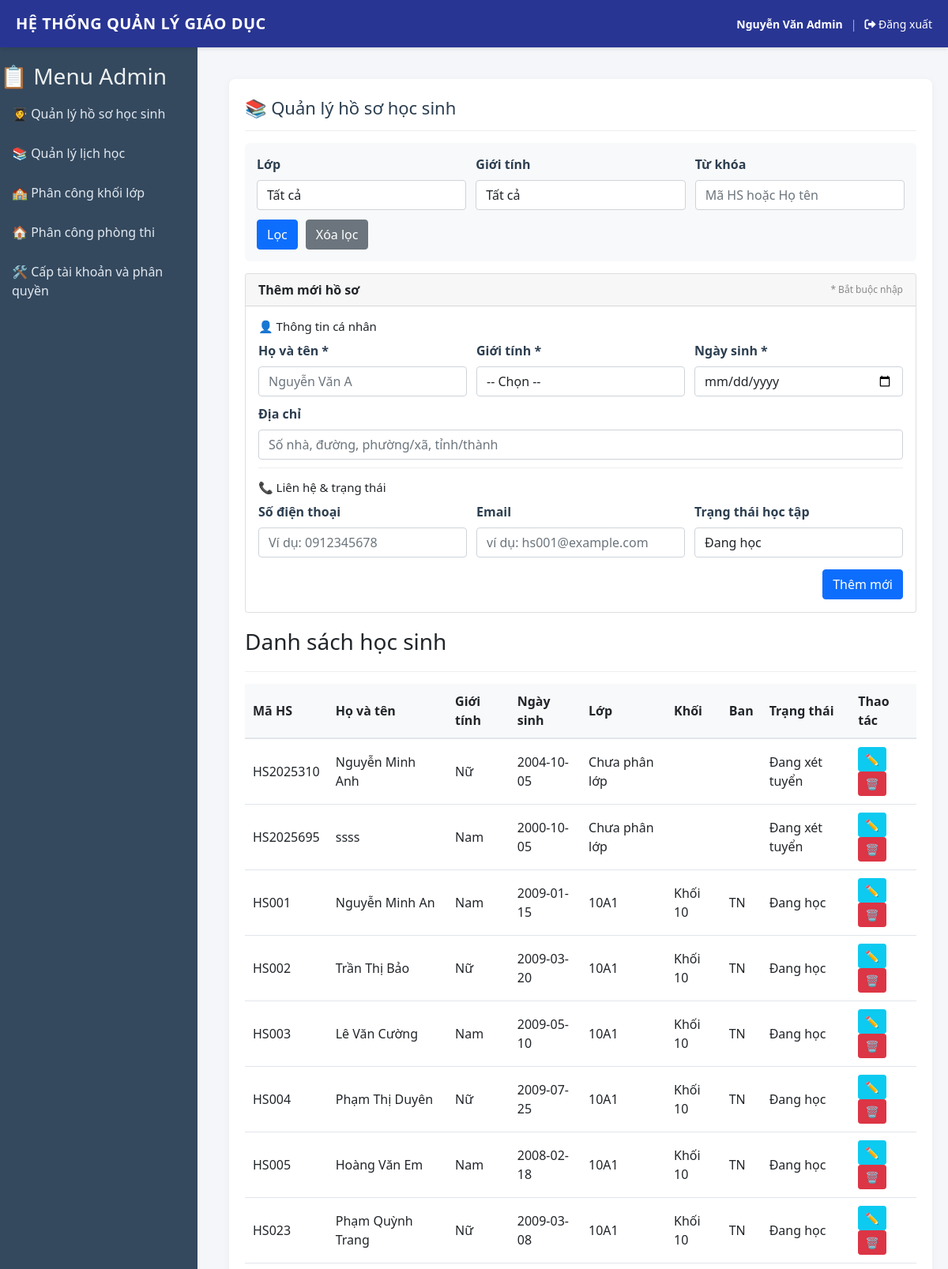
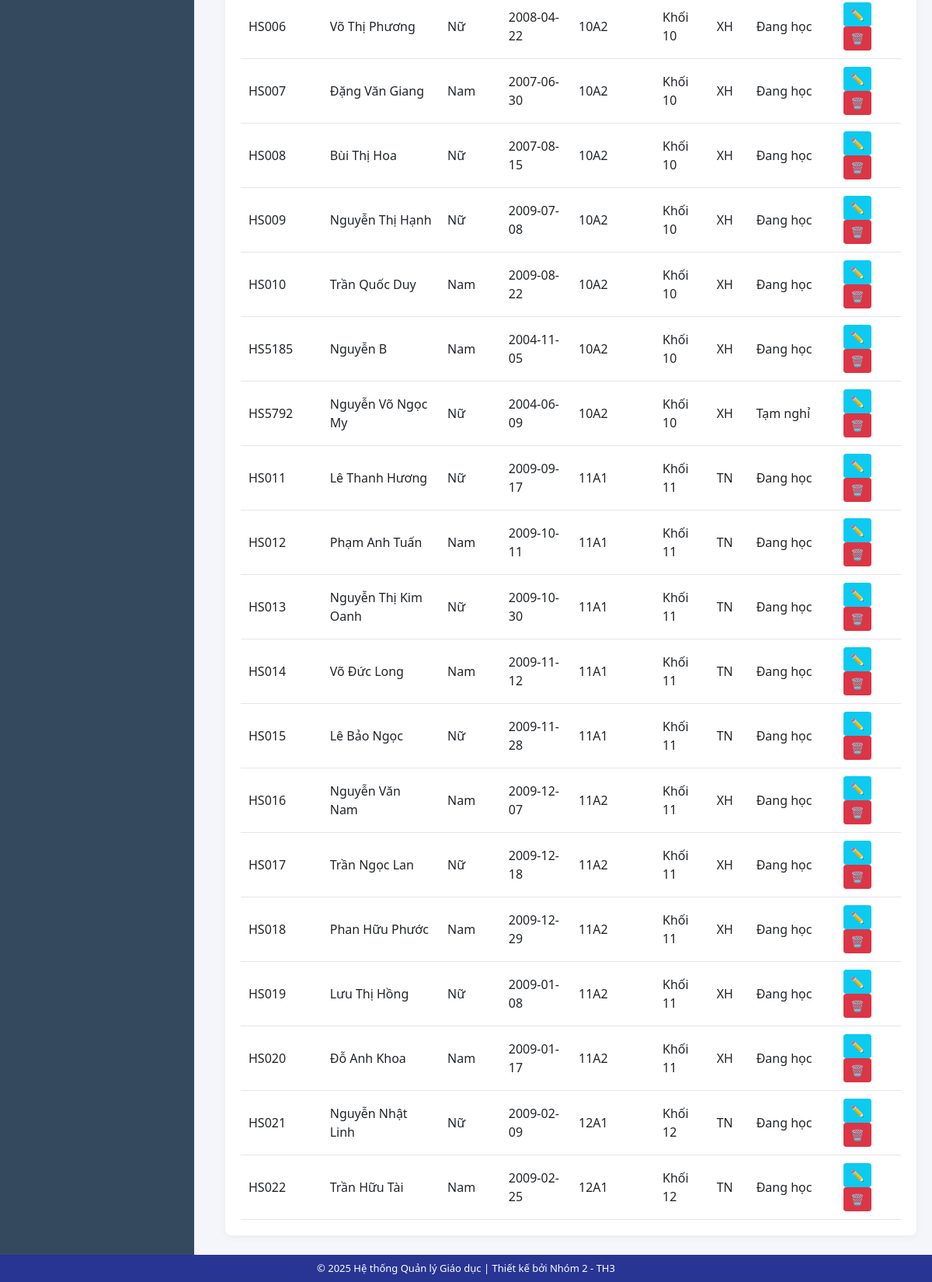
The app's page /index.php?controller=studentAdmin&action=index (signed in) with its own data (2 pictures, top to bottom).
### tables this page shows
CREATE TABLE `hocsinh` (
  `maHS` varchar(20) NOT NULL,
  `dangThaiHocTap` varchar(50) DEFAULT NULL,
  `soBaoDanh` varchar(20) DEFAULT NULL,
  `maNguoiDung` varchar(20) DEFAULT NULL,
  `maPhong` varchar(10) DEFAULT NULL,
  `maLop` varchar(10) DEFAULT NULL
);

CREATE TABLE `nguoidung` (
  `maNguoiDung` varchar(20) NOT NULL,
  `hoVaTen` varchar(100) NOT NULL,
  `gioiTinh` enum('Nam','Nữ','Khác') DEFAULT NULL,
  `ngaySinh` date DEFAULT NULL,
  `diaChi` text DEFAULT NULL,
  `soDienThoai` varchar(15) DEFAULT NULL,
  `email` varchar(100) DEFAULT NULL,
  `ngayTao` timestamp NOT NULL DEFAULT current_timestamp()
);

CREATE TABLE `lop` (
  `maLop` varchar(20) NOT NULL,
  `tenLop` varchar(50) NOT NULL,
  `siSo` int(11) DEFAULT 0,
  `namHoc` varchar(20) DEFAULT NULL,
  `maKhoi` varchar(20) DEFAULT NULL,
  `maBan` varchar(20) DEFAULT NULL,
  `maPhong` varchar(20) DEFAULT NULL
);

CREATE TABLE `khoi` (
  `maKhoi` varchar(20) NOT NULL,
  `tenKhoi` varchar(50) NOT NULL
);

### controllers/StudentAdminController.php (called while the page is built, shortened)
<?php
require_once "models/Student.php";
class StudentAdminController {
    private $db;
    public function __construct($db) {
        $this->db = $db;
    }
    public function index() {
        $studentModel   = new Student($this->db);
        $maLop    = $_GET['maLop']    ?? '';
        $gioiTinh = $_GET['gioiTinh'] ?? '';
        $keyword  = $_GET['keyword']  ?? '';
        $rows    = $studentModel->filter($maLop, $gioiTinh, $keyword);
        $student = null;
        include "views/admin/student_list.php";
    }
}

### models/Student.php (called while the page is built, shortened)
<?php
class Student {
    private $db;
    public function __construct($db) {
        $this->db = $db;
    }
    public function filter($maLop, $gioiTinh, $keyword) {
        $sql = "SELECT
                    hs.maHS,
                    hs.dangThaiHocTap,
                    hs.soBaoDanh,
                    hs.maNguoiDung,
                    hs.maPhong,
                    hs.maLop,
                    nd.hoVaTen,
                    nd.gioiTinh,
                    nd.ngaySinh,
                    nd.diaChi,
                    nd.soDienThoai,
                    nd.email,
                    l.tenLop,
                    l.maKhoi,
                    k.tenKhoi,
                    l.maBan
                FROM HOCSINH hs
                JOIN NGUOIDUNG nd ON hs.maNguoiDung = nd.maNguoiDung
                LEFT JOIN LOP l  ON hs.maLop = l.maLop
                LEFT JOIN KHOI k ON l.maKhoi = k.maKhoi
                WHERE 1=1";
        $params = [];
        $sql .= " ORDER BY l.maKhoi, l.tenLop, hs.maHS";
        $stmt = $this->db->prepare($sql);
        $stmt->execute($params);
        return $stmt->fetchAll(PDO::FETCH_ASSOC);
    }
}

### views/admin/student_list.php (the view, shortened to what this page needs)
<?php include "views/layout/header.php"; ?>
<?php include "views/layout/sidebar_admin.php"; ?>
<div class="main-content">
  <div class="content-header">
    <div class="page-title">📚 Quản lý hồ sơ học sinh</div>
  </div>
  <form method="GET" action="index.php" class="filter-section">
    <div class="form-row">
      <div class="form-col">
        <label class="form-label">Lớp</label>
        <select name="maLop" class="form-control">
          <option value="">Tất cả</option>
        </select>
      </div>
      <div class="form-col">
        <label class="form-label">Giới tính</label>
        <select name="gioiTinh" class="form-control">
          <option value="">Tất cả</option>
        </select>
      </div>
      <div class="form-col">
        <label class="form-label">Từ khóa</label>
        <input type="text" name="keyword" class="form-control"
               value="<?= htmlspecialchars($_GET['keyword'] ?? '') ?>"
               placeholder="Mã HS hoặc Họ tên">
      </div>
      <div class="form-col" style="display:flex;align-items:flex-end;gap:10px;">
        <button type="submit" class="btn btn-primary">Lọc</button>
        <a href="index.php?controller=studentAdmin&action=index" class="btn btn-secondary">Xóa lọc</a>
      </div>
    </div>
  </form>
  <div class="card" style="margin-bottom:20px;">
    <div class="card-header" style="display:flex;justify-content:space-between;align-items:center;">
      <strong><?= $student ? "Cập nhật hồ sơ" : "Thêm mới hồ sơ" ?></strong>
      <span style="font-size:12px;color:#888;">* Bắt buộc nhập</span>
    </div>
    <div class="card-body">
      <form method="POST" action="index.php?controller=studentAdmin&action=save">
        <div class="form-section" style="margin-bottom:15px;border-bottom:1px solid #eee;padding-bottom:10px;">
          <h4 style="font-size:15px;margin-bottom:10px;">👤 Thông tin cá nhân</h4>
          <div class="form-row">
            <div class="form-col">
              <label class="form-label">Họ và tên *</label>
              <input type="text" name="hoVaTen" class="form-control" required
                     placeholder="Nguyễn Văn A"
                     value="<?= htmlspecialchars($student['hoVaTen'] ?? '') ?>">
            </div>
            <div class="form-col">
              <label class="form-label">Giới tính *</label>
              <select name="gioiTinh" class="form-control" required>
                <option value="">-- Chọn --</option>
              </select>
            </div>
            <div class="form-col">
              <label class="form-label">Ngày sinh *</label>
              <input type="date" name="ngaySinh" class="form-control" required
                     value="<?= htmlspecialchars($student['ngaySinh'] ?? '') ?>">
            </div>
          </div>
          <div class="form-row" style="margin-top:10px;">
            <div class="form-col" style="flex:2;">
              <label class="form-label">Địa chỉ</label>
              <input type="text" name="diaChi" class="form-control"
                     placeholder="Số nhà, đường, phường/xã, tỉnh/thành"
                     value="<?= htmlspecialchars($student['diaChi'] ?? '') ?>">
            </div>
          </div>
        </div>
        <div class="form-section">
          <h4 style="font-size:15px;margin-bottom:10px;">📞 Liên hệ & trạng thái</h4>
          <div class="form-row">
            <div class="form-col">
              <label class="form-label">Số điện thoại</label>
              <input type="text" name="soDienThoai" class="form-control"
                     placeholder="Ví dụ: 0912345678"
                     value="<?= htmlspecialchars($student['soDienThoai'] ?? '') ?>">
            </div>
            <div class="form-col">
              <label class="form-label">Email</label>
              <input type="email" name="email" class="form-control"
                     placeholder="ví dụ: hs001@example.com"
                     value="<?= htmlspecialchars($student['email'] ?? '') ?>">
            </div>
            <div class="form-col">
              <label class="form-label">Trạng thái học tập</label>
              <?php $dt = $student['dangThaiHocTap'] ?? 'Đang học'; ?>
              <select name="dangThaiHocTap" class="form-control">
                <option value="Đang học" <?= $dt === 'Đang học' || $dt === 'DangHoc' ? 'selected':''; ?>>Đang học</option>
              </select>
            </div>
          </div>
        </div>
        <div class="form-row" style="margin-top:15px;justify-content:flex-end;">
          <div class="form-col" style="display:flex;justify-content:flex-end;gap:10px;">
            <button type="submit" class="btn btn-primary">
              <?= $student ? "Cập nhật" : "Thêm mới" ?>
            </button>
          </div>
        </div>
      </form>
    </div>
  </div>
  <div class="content-header">
    <h3>Danh sách học sinh</h3>
  </div>
  <table class="data-table">
    <thead>
      <tr>
        <th>Mã HS</th>
        <th>Họ và tên</th>
        <th>Giới tính</th>
        <th>Ngày sinh</th>
        <th>Lớp</th>
        <th>Khối</th>
        <th>Ban</th>
        <th>Trạng thái</th>
        <th>Thao tác</th>
      </tr>
    </thead>
    <tbody>
      <?php if (!empty($rows)): foreach($rows as $r): ?>
        <tr>
          <td><?= htmlspecialchars($r['maHS']) ?></td>
          <td><?= htmlspecialchars($r['hoVaTen']) ?></td>
          <td><?= htmlspecialchars($r['gioiTinh']) ?></td>
          <td><?= htmlspecialchars($r['ngaySinh']) ?></td>
          <td><?= htmlspecialchars($r['tenLop'] ?? 'Chưa phân lớp') ?></td>
          <td><?= htmlspecialchars($r['tenKhoi'] ?? '') ?></td>
          <td><?= htmlspecialchars($r['maBan'] ?? '') ?></td>
          <td><?= htmlspecialchars($r['dangThaiHocTap']) ?></td>
          <td>
            <a href="index.php?controller=studentAdmin&action=edit&maHS=<?= urlencode($r['maHS']) ?>"
               class="btn btn-info btn-sm">✏️</a>
            <a href="index.php?controller=studentAdmin&action=delete&maHS=<?= urlencode($r['maHS']) ?>"
               class="btn btn-danger btn-sm"
               onclick="return confirm('Xóa học sinh này?')">🗑️</a>
          </td>
        </tr>
      <?php endforeach; else: ?>
        <tr><td colspan="9" style="text-align:center;">Không có học sinh nào.</td></tr>
      <?php endif; ?>
    </tbody>
  </table>
</div>
<?php include "views/layout/footer.php"; ?>

### index.php (shortened to what this page needs)
<?php
require_once "config/database.php";
$controller = $_GET['controller'] ?? 'auth';
$action = $_GET['action'] ?? 'login';
switch ($controller) {
    case 'studentAdmin':
        require_once "controllers/StudentAdminController.php";
        $ctrl = new StudentAdminController($pdo);
        break;
}
if (isset($ctrl) && method_exists($ctrl, $action)) {
    $ctrl->$action();
}
?>

### views/layout/header.php (shortened to what this page needs)
<!DOCTYPE html>
<html lang="vi">
<head>
  <link rel="stylesheet" href="assets/css/style.css">
  <link rel="stylesheet" href="https://cdnjs.cloudflare.com/ajax/libs/font-awesome/5.15.4/css/all.min.css">
  <link href="https://cdn.jsdelivr.net/npm/bootstrap@5.1.3/dist/css/bootstrap.min.css" rel="stylesheet">
  <link rel="stylesheet" href="https://cdnjs.cloudflare.com/ajax/libs/font-awesome/6.0.0/css/all.min.css">
</head>
<body>
<header>
  <h1>HỆ THỐNG QUẢN LÝ GIÁO DỤC</h1>
  <div class="user-info">
    <span class="username">
      <?php
      if (isset($_SESSION['user']['hoVaTen'])) {
          echo htmlspecialchars($_SESSION['user']['hoVaTen']);
      } elseif (isset($_SESSION['user']['ho_ten'])) {
          echo htmlspecialchars($_SESSION['user']['ho_ten']);
      } else {
          echo 'Người dùng';
      }
      ?>
    </span>
    <span class="separator">|</span>
    <a href="index.php?controller=auth&action=logout">
      <i class="fas fa-sign-out-alt"></i> Đăng xuất
    </a>
  </div>
</header>
<div class="container">

### views/layout/sidebar_admin.php (shortened to what this page needs)
<div class="sidebar">
  <h3>📋 Menu Admin</h3>
  <a href="index.php?controller=studentAdmin&action=index" class="nav-link">👩‍🎓 Quản lý hồ sơ học sinh</a>
  <a href="index.php?controller=scheduleAdmin&action=index" class="nav-link">📚 Quản lý lịch học</a>
  <a href="index.php?controller=assignment&action=index" class="nav-link">🏫 Phân công khối lớp</a>
  <a href="index.php?controller=roomAssignment&action=index" class="nav-link">🏠 Phân công phòng thi</a>
  <a href="index.php?controller=account&action=index" class="nav-link">🛠️ Cấp tài khoản và phân quyền</a>
</div>

### views/layout/footer.php (shortened to what this page needs)
</div>
<footer>
  © 2025 Hệ thống Quản lý Giáo dục | Thiết kế bởi Nhóm 2 - TH3
</footer>
</body>
</html>

### assets/css/style.css (style rules this page uses)
* { margin:0;padding:0;box-sizing:border-box;font-family:'Segoe UI',Tahoma,Geneva,Verdana,sans-serif }
body { background:#f8f9fa;color:#333 }
.user-info { display:flex;align-items:center;gap:15px }
.container { display:flex;min-height:calc(100vh - 70px) }
.sidebar { width:250px;background:#34495e;color:#ecf0f1;padding:20px 0 }
.main-content { flex:1;padding:20px;background:#fff;margin:20px;border-radius:8px;box-shadow:0 2px 10px rgba(0,0,0,.05) }
.content-header { display:flex;justify-content:space-between;align-items:center;padding-bottom:12px;border-bottom:1px solid #eee;margin-bottom:15px }
.page-title { font-size:22px;color:#2c3e50 }
.btn { padding:8px 12px;border:none;border-radius:4px;cursor:pointer }
.btn-primary { background:#3498db;color:#fff }
.btn-sm { padding:4px 8px;font-size:12px }
.form-label { display:block;margin-bottom:6px;font-weight:600;color:#2c3e50 }
.form-control { width:100%;padding:10px;border:1px solid #ddd;border-radius:4px }
.filter-section { background:#f8f9fa;padding:15px;border-radius:6px;margin-bottom:15px }
.form-row { display:flex;gap:12px;flex-wrap:wrap }
.form-col { flex:1;min-width:220px }
.data-table { width:100%;border-collapse:collapse }
.data-table th { background:#f8f9fa;padding:10px;text-align:left;border-bottom:2px solid #e1e5eb }
.data-table td { padding:10px;border-bottom:1px solid #e1e5eb }

### views/layout/header.php (style rules this page uses)
body { font-family: Arial, sans-serif; margin: 0; background: #f4f6f9; display: flex; flex-direction: column; height: 100vh; }
header { background: #283593; color: white; padding: 10px 20px; display: flex; justify-content: space-between; align-items: center; height: 60px; position: fixed; top: 0; left: 0; width: 100%; z-index: 1000; box-shadow: 0 2px 5px rgba(0,0,0,0.1); }
header h1 { font-size: 20px; margin: 0; font-weight: 700; letter-spacing: 0.5px; }
header .user-info { display: flex; align-items: center; gap: 10px; font-size: 14px; }
header .user-info .username { font-weight: 600; }
header .user-info .separator { color: rgba(255,255,255,0.6); }
header .user-info a { color: #fff; text-decoration: none; transition: opacity 0.2s; }
.container { display: flex; flex: 1; margin-top: 60px; height: calc(100vh - 60px); overflow: hidden; }
.sidebar { width: 250px; background: #1e293b; color: white; padding: 20px; position: fixed; top: 60px; bottom: 0; left: 0; overflow-y: auto; z-index: 999; }
.sidebar a { display: block; color: #e2e8f0; text-decoration: none; padding: 10px 15px; margin: 6px 0; border-radius: 6px; transition: background 0.2s; }
.main-content { position: fixed; left: 270px; top: 80px; right: 0; bottom: 40px; padding: 20px; background: white; overflow-y: auto; z-index: 1; }
footer { background: #283593; color: white; text-align: center; padding: 8px; font-size: 13px; position: fixed; bottom: 0; left: 0; width: 100%; z-index: 1000; }

### views/layout/sidebar_admin.php (style rules this page uses)
.sidebar { width: 250px; background: #34495e; color: #ecf0f1; padding: 20px 0; }

### records on screen
hocsinh: maHS "HS2025310", maNguoiDung.hoVaTen "Nguyễn Minh Anh", maNguoiDung.gioiTinh "Nữ", maNguoiDung.ngaySinh "2004-10-05", tenLop "Chưa phân lớp", dangThaiHocTap "Đang xét tuyển"
hocsinh: maHS "HS2025695", maNguoiDung.hoVaTen "ssss", maNguoiDung.gioiTinh "Nam", maNguoiDung.ngaySinh "2000-10-05", tenLop "Chưa phân lớp", dangThaiHocTap "Đang xét tuyển"
hocsinh: maHS "HS001", maNguoiDung.hoVaTen "Nguyễn Minh An", maNguoiDung.gioiTinh "Nam", maNguoiDung.ngaySinh "2009-01-15", lop.tenLop "10A1", khoi.tenKhoi "Khối 10", lop.maBan "TN", dangThaiHocTap "Đang học"
hocsinh: maHS "HS002", maNguoiDung.hoVaTen "Trần Thị Bảo", maNguoiDung.gioiTinh "Nữ", maNguoiDung.ngaySinh "2009-03-20", lop.tenLop "10A1", khoi.tenKhoi "Khối 10", lop.maBan "TN", dangThaiHocTap "Đang học"
hocsinh: maHS "HS003", maNguoiDung.hoVaTen "Lê Văn Cường", maNguoiDung.gioiTinh "Nam", maNguoiDung.ngaySinh "2009-05-10", lop.tenLop "10A1", khoi.tenKhoi "Khối 10", lop.maBan "TN", dangThaiHocTap "Đang học"
hocsinh: maHS "HS004", maNguoiDung.hoVaTen "Phạm Thị Duyên", maNguoiDung.gioiTinh "Nữ", maNguoiDung.ngaySinh "2009-07-25", lop.tenLop "10A1", khoi.tenKhoi "Khối 10", lop.maBan "TN", dangThaiHocTap "Đang học"
hocsinh: maHS "HS005", maNguoiDung.hoVaTen "Hoàng Văn Em", maNguoiDung.gioiTinh "Nam", maNguoiDung.ngaySinh "2008-02-18", lop.tenLop "10A1", khoi.tenKhoi "Khối 10", lop.maBan "TN", dangThaiHocTap "Đang học"
hocsinh: maHS "HS023", maNguoiDung.hoVaTen "Phạm Quỳnh Trang", maNguoiDung.gioiTinh "Nữ", maNguoiDung.ngaySinh "2009-03-08", lop.tenLop "10A1", khoi.tenKhoi "Khối 10", lop.maBan "TN", dangThaiHocTap "Đang học"
hocsinh: maHS "HS006", maNguoiDung.hoVaTen "Võ Thị Phương", maNguoiDung.gioiTinh "Nữ", maNguoiDung.ngaySinh "2008-04-22", lop.tenLop "10A2", khoi.tenKhoi "Khối 10", lop.maBan "XH", dangThaiHocTap "Đang học"
hocsinh: maHS "HS007", maNguoiDung.hoVaTen "Đặng Văn Giang", maNguoiDung.gioiTinh "Nam", maNguoiDung.ngaySinh "2007-06-30", lop.tenLop "10A2", khoi.tenKhoi "Khối 10", lop.maBan "XH", dangThaiHocTap "Đang học"
hocsinh: maHS "HS008", maNguoiDung.hoVaTen "Bùi Thị Hoa", maNguoiDung.gioiTinh "Nữ", maNguoiDung.ngaySinh "2007-08-15", lop.tenLop "10A2", khoi.tenKhoi "Khối 10", lop.maBan "XH", dangThaiHocTap "Đang học"
hocsinh: maHS "HS009", maNguoiDung.hoVaTen "Nguyễn Thị Hạnh", maNguoiDung.gioiTinh "Nữ", maNguoiDung.ngaySinh "2009-07-08", lop.tenLop "10A2", khoi.tenKhoi "Khối 10", lop.maBan "XH", dangThaiHocTap "Đang học"
hocsinh: maHS "HS010", maNguoiDung.hoVaTen "Trần Quốc Duy", maNguoiDung.gioiTinh "Nam", maNguoiDung.ngaySinh "2009-08-22", lop.tenLop "10A2", khoi.tenKhoi "Khối 10", lop.maBan "XH", dangThaiHocTap "Đang học"
hocsinh: maHS "HS5185", maNguoiDung.hoVaTen "Nguyễn B", maNguoiDung.gioiTinh "Nam", maNguoiDung.ngaySinh "2004-11-05", lop.tenLop "10A2", khoi.tenKhoi "Khối 10", lop.maBan "XH", dangThaiHocTap "Đang học"
hocsinh: maHS "HS5792", maNguoiDung.hoVaTen "Nguyễn Võ Ngọc My", maNguoiDung.gioiTinh "Nữ", maNguoiDung.ngaySinh "2004-06-09", lop.tenLop "10A2", khoi.tenKhoi "Khối 10", lop.maBan "XH", dangThaiHocTap "Tạm nghỉ"
hocsinh: maHS "HS011", maNguoiDung.hoVaTen "Lê Thanh Hương", maNguoiDung.gioiTinh "Nữ", maNguoiDung.ngaySinh "2009-09-17", lop.tenLop "11A1", khoi.tenKhoi "Khối 11", lop.maBan "TN", dangThaiHocTap "Đang học"
hocsinh: maHS "HS012", maNguoiDung.hoVaTen "Phạm Anh Tuấn", maNguoiDung.gioiTinh "Nam", maNguoiDung.ngaySinh "2009-10-11", lop.tenLop "11A1", khoi.tenKhoi "Khối 11", lop.maBan "TN", dangThaiHocTap "Đang học"
hocsinh: maHS "HS013", maNguoiDung.hoVaTen "Nguyễn Thị Kim Oanh", maNguoiDung.gioiTinh "Nữ", maNguoiDung.ngaySinh "2009-10-30", lop.tenLop "11A1", khoi.tenKhoi "Khối 11", lop.maBan "TN", dangThaiHocTap "Đang học"
hocsinh: maHS "HS014", maNguoiDung.hoVaTen "Võ Đức Long", maNguoiDung.gioiTinh "Nam", maNguoiDung.ngaySinh "2009-11-12", lop.tenLop "11A1", khoi.tenKhoi "Khối 11", lop.maBan "TN", dangThaiHocTap "Đang học"
hocsinh: maHS "HS015", maNguoiDung.hoVaTen "Lê Bảo Ngọc", maNguoiDung.gioiTinh "Nữ", maNguoiDung.ngaySinh "2009-11-28", lop.tenLop "11A1", khoi.tenKhoi "Khối 11", lop.maBan "TN", dangThaiHocTap "Đang học"
hocsinh: maHS "HS016", maNguoiDung.hoVaTen "Nguyễn Văn Nam", maNguoiDung.gioiTinh "Nam", maNguoiDung.ngaySinh "2009-12-07", lop.tenLop "11A2", khoi.tenKhoi "Khối 11", lop.maBan "XH", dangThaiHocTap "Đang học"
hocsinh: maHS "HS017", maNguoiDung.hoVaTen "Trần Ngọc Lan", maNguoiDung.gioiTinh "Nữ", maNguoiDung.ngaySinh "2009-12-18", lop.tenLop "11A2", khoi.tenKhoi "Khối 11", lop.maBan "XH", dangThaiHocTap "Đang học"
hocsinh: maHS "HS018", maNguoiDung.hoVaTen "Phan Hữu Phước", maNguoiDung.gioiTinh "Nam", maNguoiDung.ngaySinh "2009-12-29", lop.tenLop "11A2", khoi.tenKhoi "Khối 11", lop.maBan "XH", dangThaiHocTap "Đang học"
hocsinh: maHS "HS019", maNguoiDung.hoVaTen "Lưu Thị Hồng", maNguoiDung.gioiTinh "Nữ", maNguoiDung.ngaySinh "2009-01-08", lop.tenLop "11A2", khoi.tenKhoi "Khối 11", lop.maBan "XH", dangThaiHocTap "Đang học"
hocsinh: maHS "HS020", maNguoiDung.hoVaTen "Đỗ Anh Khoa", maNguoiDung.gioiTinh "Nam", maNguoiDung.ngaySinh "2009-01-17", lop.tenLop "11A2", khoi.tenKhoi "Khối 11", lop.maBan "XH", dangThaiHocTap "Đang học"
hocsinh: maHS "HS021", maNguoiDung.hoVaTen "Nguyễn Nhật Linh", maNguoiDung.gioiTinh "Nữ", maNguoiDung.ngaySinh "2009-02-09", lop.tenLop "12A1", khoi.tenKhoi "Khối 12", lop.maBan "TN", dangThaiHocTap "Đang học"
hocsinh: maHS "HS022", maNguoiDung.hoVaTen "Trần Hữu Tài", maNguoiDung.gioiTinh "Nam", maNguoiDung.ngaySinh "2009-02-25", lop.tenLop "12A1", khoi.tenKhoi "Khối 12", lop.maBan "TN", dangThaiHocTap "Đang học"

### other values on screen
$_SESSION['user']['hoVaTen'] "Nguyễn Văn Admin"
